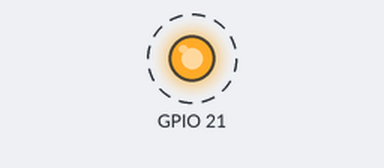
Recording of a program running on a simulated Raspberry Pi (BCM pin numbers). Parts: output pins drawn as LEDs (lit = HIGH). Dashed ring = blinking. What the program prints to the terminal is not drawn.

Above: at 0.5 s.
Timing chart, 0 to 4.6 s (numbered marks = the images above):
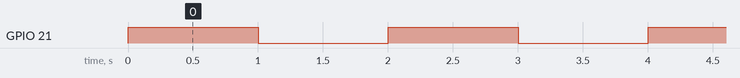

Measured:
- by itself, GPIO 21: alternates HIGH for 1.0 s and LOW for 1.0 s

The program:

led_blink.py
```python
#!/usr/bin/env python
## led_blink.py
# created by John Grafton

import sys
import time
import signal
import RPi.GPIO as GPIO


try:
    # this is a demo, may get an error that channel is
    # already in use, disable
    GPIO.setwarnings(False)

    # use BCM GPIO 00..nn numbers
    GPIO.setmode(GPIO.BCM)

    # Setup GPIO channel 21
    GPIO.setup(21, GPIO.OUT)

    # Output to pin 21
    GPIO.output(21, GPIO.HIGH)

    # print instructions to user
    print 'GPIO LED Blink Example - Python'
    print 'LED should be blinking.  Press Ctrl-C to stop.'

    # loop forever until user presses Ctrl-C
    while True:
        # sleep for 1 second
        time.sleep(1)

        # turn off LED
        GPIO.output(21, GPIO.LOW)

        # sleep for 1 second
        time.sleep(1)

        # turn on LED
        GPIO.output(21, GPIO.HIGH)

        # lather, risnse, repeat


except KeyboardInterrupt:
    print 'Ctrl-C pressed, exiting!'
    GPIO.output(21, GPIO.LOW)
    sys.exit(0)
```
